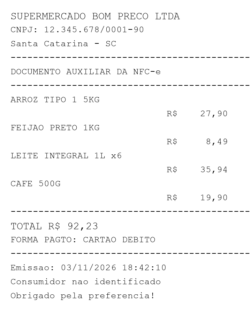
#> input picture backend/scripts/teste_extracao/comprovantes/c01_baixa_resolucao.png, 251 x 315 px
$ python -i gerar_comprovantes.py   (imports and definitions only)
#> lines starting #> are read from the running program, lines starting #| are printed output that depends on the picture
#> further down, picture is the input picture: PIL image 251x315 RGB; min 76, max 255, mean 248.9
"""Gera comprovantes fictícios (imagem limpa, foto simulada e baixa resolução) e o gabarito.

Uso: python gerar_comprovantes.py [pasta]   (padrão: comprovantes/, ao lado deste arquivo)
Usa fontes do Windows; a semente fixa faz as imagens saírem sempre iguais.
"""
import json
import random
import sys
from pathlib import Path

from PIL import Image, ImageDraw, ImageFilter, ImageFont

SAIDA = Path(sys.argv[1]) if len(sys.argv) > 1 else Path(__file__).resolve().parent / "comprovantes"
# [2 lines not run here, left out]

FONTES = ["C:/Windows/Fonts/consola.ttf", "C:/Windows/Fonts/cour.ttf", "C:/Windows/Fonts/arial.ttf", "C:/Windows/Fonts/lucon.ttf"]

# (estabelecimento, cnpj, cidade, itens, data impressa, data ISO, categoria esperada)
COMPROVANTES = [
    ("SUPERMERCADO BOM PRECO LTDA", "12.345.678/0001-90", "Santa Catarina - SC",
     [("ARROZ TIPO 1 5KG", 27.90), ("FEIJAO PRETO 1KG", 8.49), ("LEITE INTEGRAL 1L x6", 35.94), ("CAFE 500G", 19.90)],
     "03/11/2026 18:42:10", "2026-11-03", "Alimentação"),
    ("FARMACIA SAUDE TOTAL", "23.456.789/0001-01", "Pinhalzinho - SC",
     [("DIPIRONA 500MG 10CP", 6.99), ("PROTETOR SOLAR FPS50", 54.90), ("VITAMINA C 1G", 21.50)],
     "28/10/2026 10:15", "2026-10-28", "Saúde"),
    ("AUTO POSTO RODOVIA BR-282", "34.567.890/0001-12", "Maravilha - SC",
     [("GASOLINA COMUM 32,150 L x 6,29", 202.22)],
     "05/11/26 07:58", "2026-11-05", "Transporte"),
    ("RESTAURANTE SABOR CASEIRO ME", "45.678.901/0001-23", "Chapeco - SC",
     [("BUFFET KG 0,612 x 69,90", 42.78), ("REFRIGERANTE LATA", 6.50), ("SOBREMESA", 9.00)],
     "10/11/2026 12:31:44", "2026-11-10", "Alimentação"),
    ("PADARIA PAO DOURADO", "56.789.012/0001-34", "Pinhalzinho - SC",
     [("PAO FRANCES KG 0,450", 7.65), ("CUCA DE BANANA", 18.00), ("QUEIJO COLONIAL 0,320", 19.17)],
     "08/11/2026 08:05", "2026-11-08", "Alimentação"),
    ("CINE ARTE SHOPPING", "67.890.123/0001-45", "Chapeco - SC",
     [("INGRESSO INTEIRA 2D", 32.00), ("INGRESSO MEIA 2D", 16.00), ("COMBO PIPOCA M", 38.90)],
     "01/11/2026 19:40", "2026-11-01", "Lazer"),
    ("CELESC DISTRIBUICAO S.A.", "08.336.783/0001-90", "Florianopolis - SC",
     [("CONSUMO ENERGIA 212 KWH", 168.43), ("CONTRIB. ILUM. PUBLICA", 14.20)],
     "20/10/2026", "2026-10-20", "Moradia"),
    ("CLINICA ODONTO SORRISO", "78.901.234/0001-56", "Pinhalzinho - SC",
     [("CONSULTA DE AVALIACAO", 150.00), ("LIMPEZA E PROFILAXIA", 180.00)],
     "12/11/2026 14:20", "2026-11-12", "Saúde"),
]


def desenhar(i, estab, cnpj, cidade, itens, data_txt):
    fonte_nome = FONTES[i % len(FONTES)]
    f = ImageFont.truetype(fonte_nome, 26)
    fb = ImageFont.truetype(fonte_nome, 30)
    largura, linhas = 720, []
    linhas += [(estab, fb), (f"CNPJ: {cnpj}", f), (cidade, f), ("-" * 44, f),
               ("CUPOM FISCAL ELETRONICO - SAT" if i % 2 == 0 else "DOCUMENTO AUXILIAR DA NFC-e", f), ("-" * 44, f)]
    total = 0.0
    for nome, valor in itens:
        total += valor
        linhas.append((nome, f))
        linhas.append((f"{'':<28}R$ {valor:>8.2f}".replace(".", ","), f))
    linhas += [("-" * 44, f), (f"TOTAL R$ {total:>.2f}".replace(".", ","), fb),
               (f"FORMA PAGTO: {'CARTAO DEBITO' if i % 3 else 'PIX'}", f), ("-" * 44, f),
               (f"Emissao: {data_txt}", f), ("Consumidor nao identificado", f), ("Obrigado pela preferencia!", f)]
    altura = 60 + 40 * len(linhas)
    img = Image.new("RGB", (largura, altura), "white")
    d = ImageDraw.Draw(img)
    y = 30
    for texto, fonte in linhas:
        d.text((30, y), texto, fill="black", font=fonte)
        y += 40
    return img, round(total, 2)


def foto(img):
    """Simula uma foto de celular: fundo, rotação, desfoque, sombra e ruído."""
    fundo = Image.new("RGB", (img.width + 260, img.height + 260), (120, 105, 90))
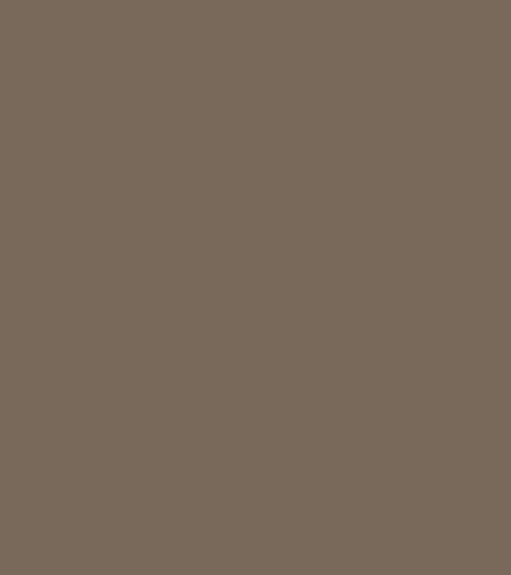
#> fundo: PIL image 511x575 RGB; mean R, G, B 120, 105, 90
    fundo.paste(img, (130, 130))
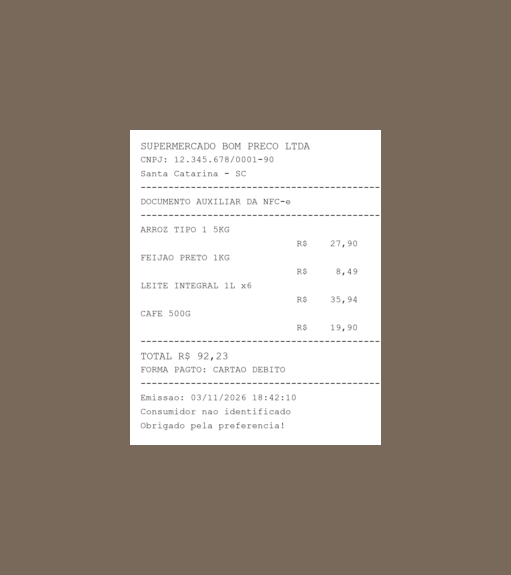
#> fundo: PIL image 511x575 RGB; mean R, G, B 154.7, 143.7, 132.7
    fundo = fundo.rotate(random.uniform(-6, 6), resample=Image.BICUBIC, expand=True, fillcolor=(120, 105, 90))
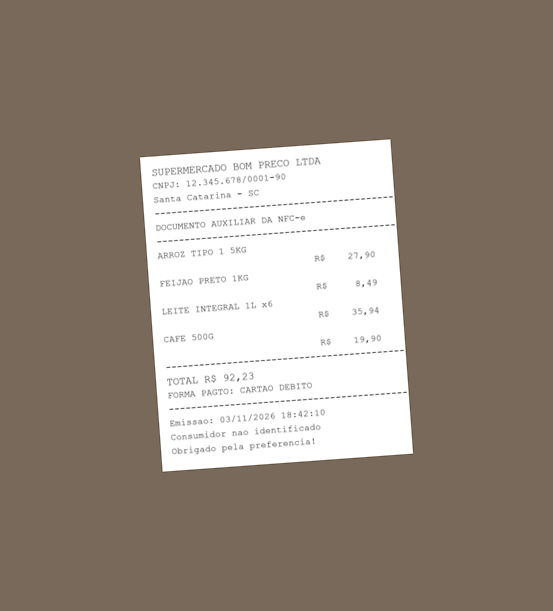
#> fundo: PIL image 553x611 RGB; mean R, G, B 150, 138.5, 127
    sombra = Image.linear_gradient("L").resize(fundo.size).point(lambda v: 255 - v // 3)
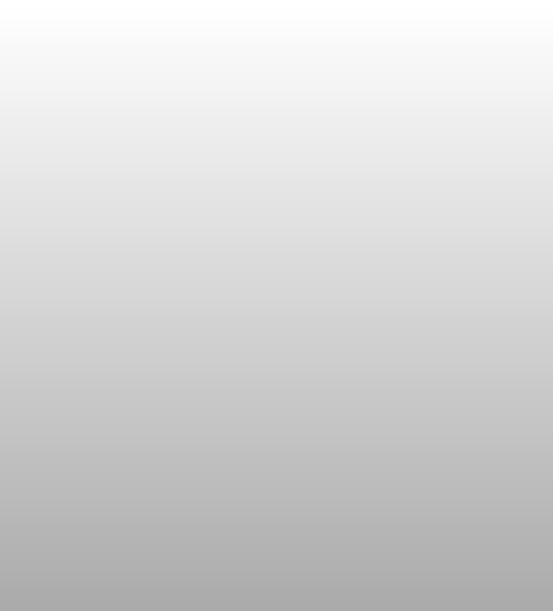
#> sombra: PIL image 553x611 L; min 170, max 255, mean 212.8
    fundo = Image.composite(fundo, Image.new("RGB", fundo.size, (40, 40, 40)), sombra)
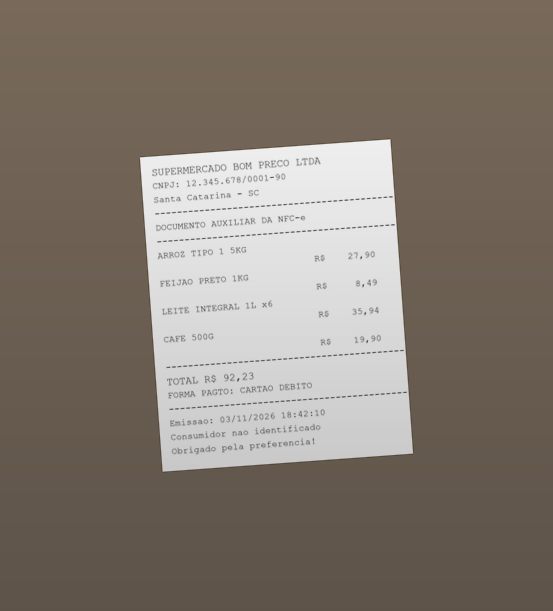
#> fundo: PIL image 553x611 RGB; mean R, G, B 131.8, 122.2, 112.6
    fundo = fundo.filter(ImageFilter.GaussianBlur(1.4))
    ruido = Image.effect_noise(fundo.size, 18).convert("RGB")
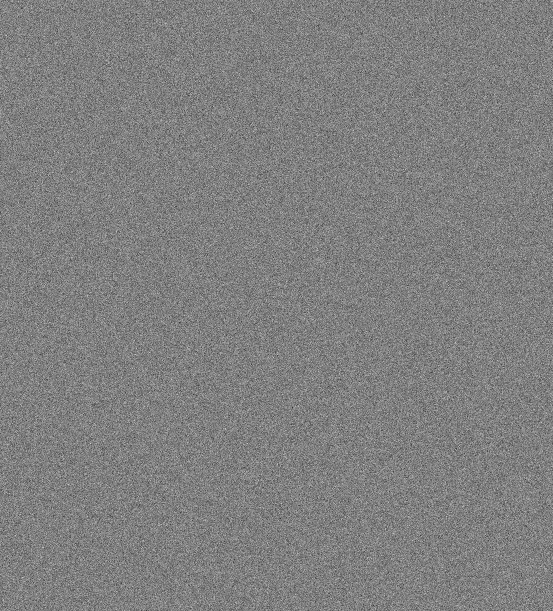
#> ruido: PIL image 553x611 RGB; min 45, max 212, mean 127.5
    return Image.blend(fundo, ruido, 0.12)


def baixa(img):
    return img.resize((int(img.width * 0.35), int(img.height * 0.35)), Image.BILINEAR)


gabarito = []
# [9 lines not run here, left out]

>>> from PIL import Image
>>> picture = Image.open('comprovantes/c01_baixa_resolucao.png')
>>> result = foto(picture)

$ run again, on backend/scripts/teste_extracao/comprovantes/c03_baixa_resolucao.png
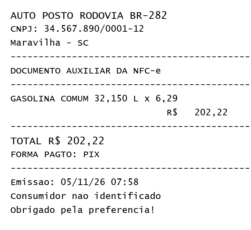
#> input picture backend/scripts/teste_extracao/comprovantes/c03_baixa_resolucao.png, 251 x 230 px
#> picture is the input picture: PIL image 251x230 RGB; min 20, max 255, mean 243.5
#> in foto, `ruido = Image.effect_noise(fundo.size, 18).convert("RGB")`:
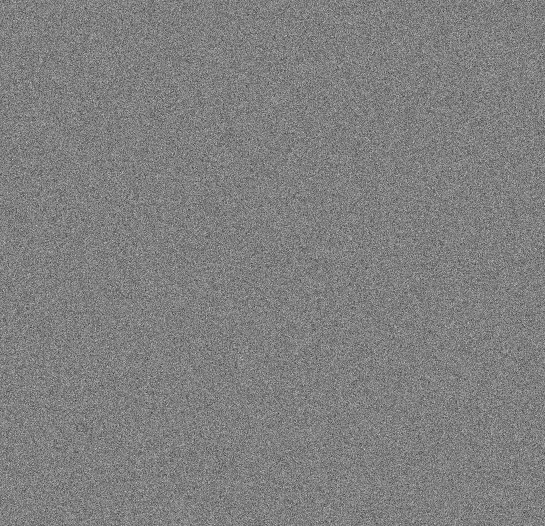
#> ruido: PIL image 545x526 RGB; min 45, max 212, mean 127.5
#> in foto, `return Image.blend(fundo, ruido, 0.12)`:
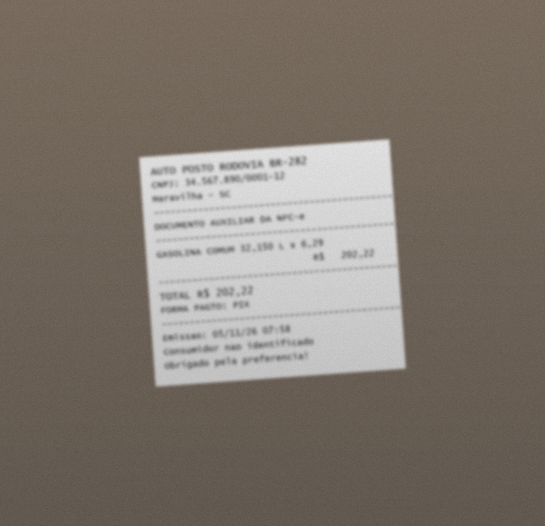
#> returned value: PIL image 545x526 RGB; mean R, G, B 126.9, 118.1, 109.3
